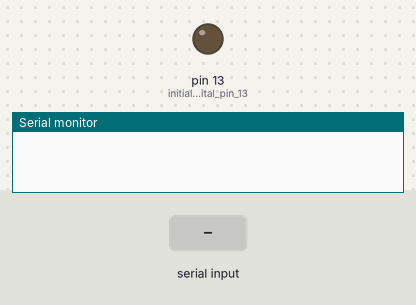
A sketch run on a simulated Arduino Uno, built with avr-gcc and run on an emulated ATmega328P. Parts: output pins drawn as LEDs (lit = HIGH), the last lines printed to the serial monitor. The test bench sets the inputs (shaded band).

Above: at 1.2 s.
1.3 s: byte 1 (1) received over Serial
At 1.8 s:
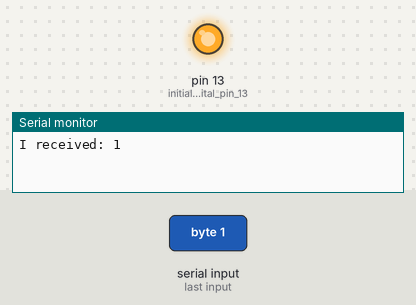
Timing chart, 0 to 4.3 s (numbered marks = the images above; inputs shaded):
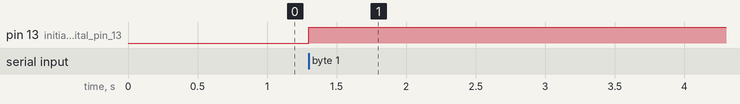

The sketch:

serialRead_incomingByte.ino
```cpp
// code to recive incoming data on byte and do something
// definitions and global variables
int incomingByte = 0;   // for incoming serial data

void setup() {
        Serial.begin(9600);     // opens serial port, sets data rate to 9600 bps
        pinMode(13, OUTPUT);    // initialize digital pin 13 as an output.
}

void loop() {
        // send data only when you receive data:
        if (Serial.available() > 0) {
            // read the incoming byte:
            incomingByte = Serial.read();

            // call function recived
            recived();

            // print on Serial Monitor what you have recived
            Serial.print("I received: ");
            Serial.println(incomingByte, DEC);
        }
  }

void recived(){
        switch (incomingByte) {
          case 1:
              //do something when var equals 1
              turnOnLed();    // call function to turn on the led 13
              break;
          case 2:
              //do something when var equals 2
              turnOffLed();   // call function to turn off the led 13
              break;
          default:
              // if nothing else matches, do the default
              // default is optional
          break;
        }
  }

void turnOnLed(){
        digitalWrite(13, HIGH);   // turn the LED on (HIGH is the voltage level)
  }

void turnOffLed(){
        digitalWrite(13, LOW);    // turn the LED off by making the voltage LOW
  }
```

Measured:
- after the input at 1.3 s, pin 13 (initialize_digital_pin_13): LOW → HIGH at once
